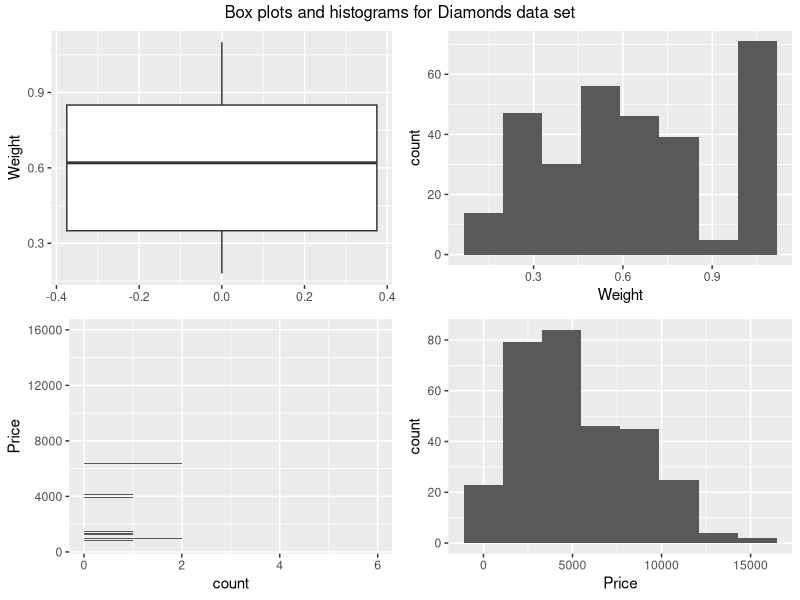
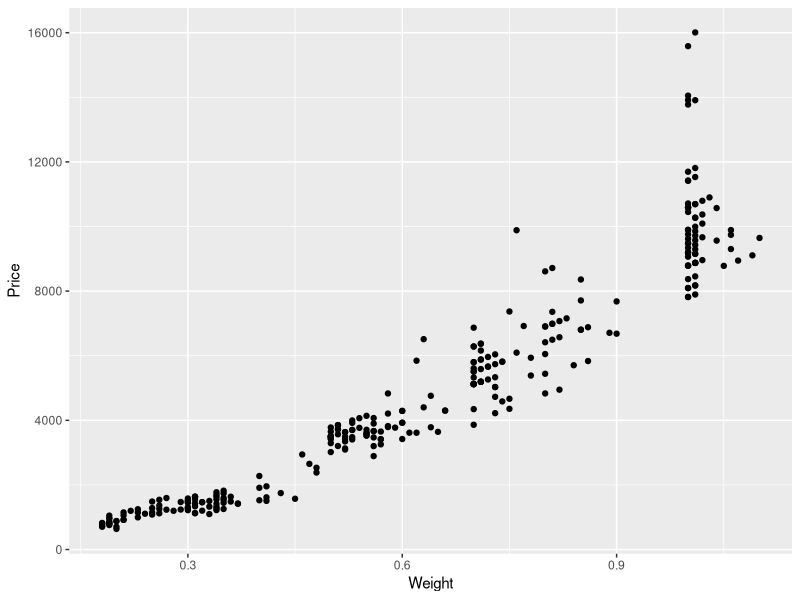
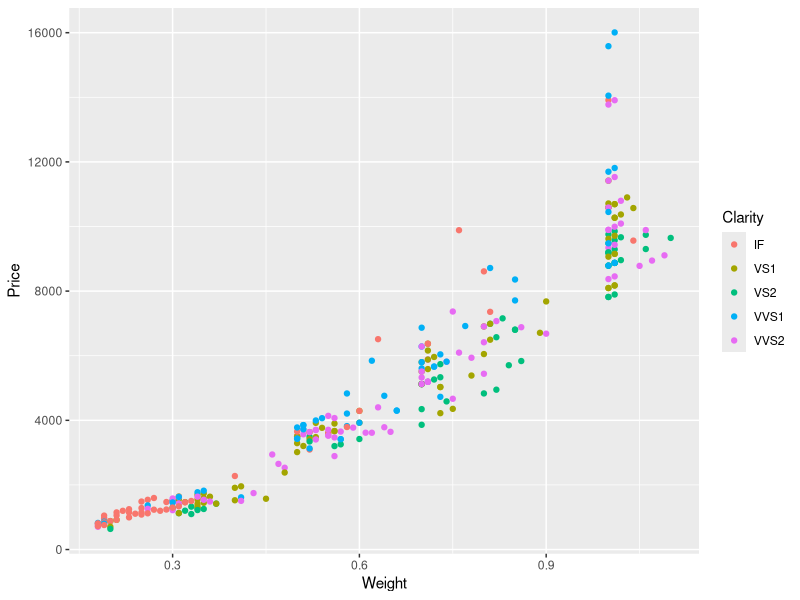
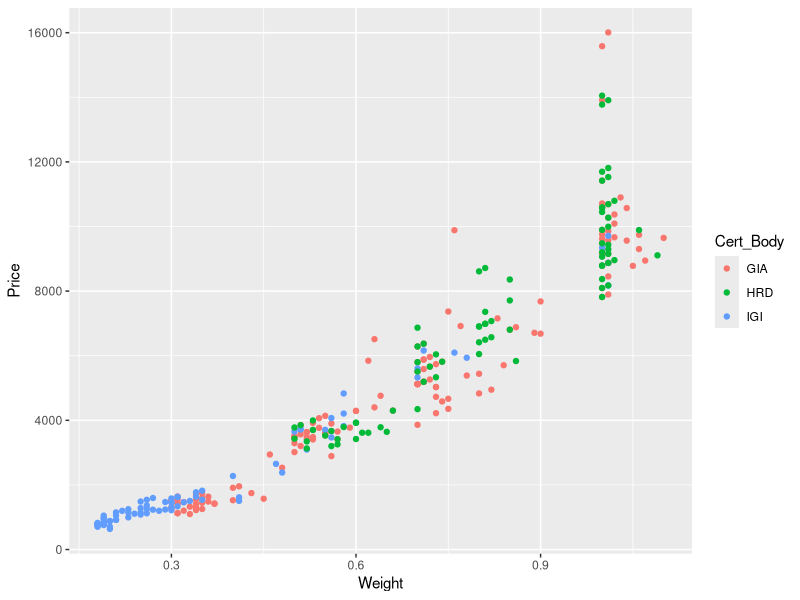
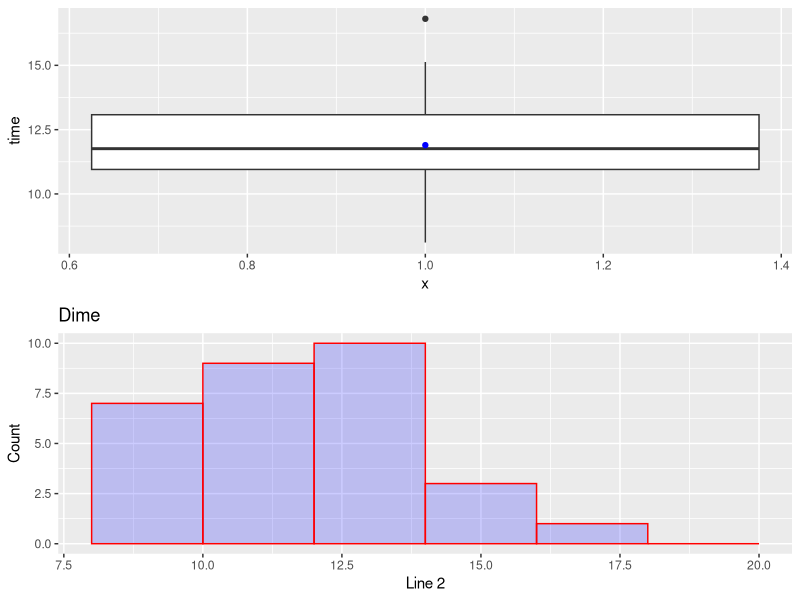
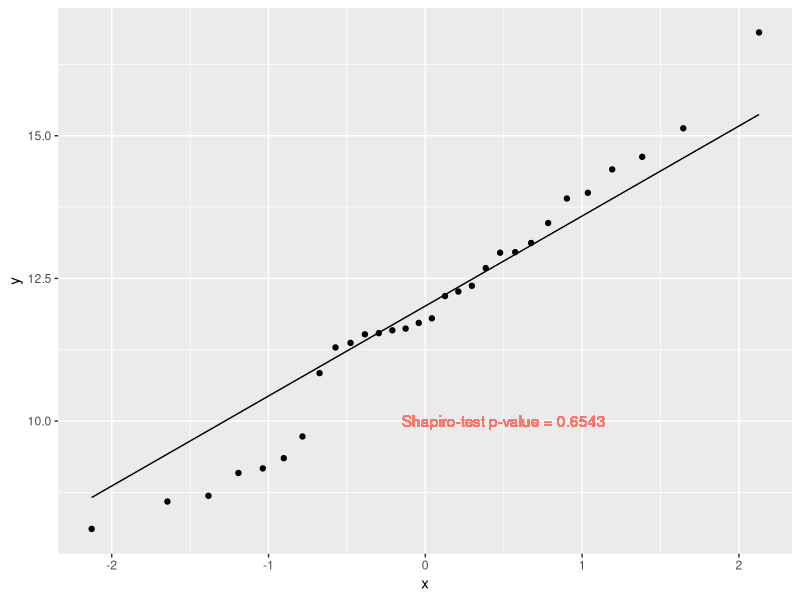

The R script that drew these images, in order:
## ---- chunk 1
library(ggplot2)
library(gridExtra)

setwd("~/Desktop/Personal Computer/MBA/HOA 732/")
## ---- chunk 2
D <- read.csv("Diamonds.csv")
head(D)
## ---- chunk 3
B1 <- ggplot(D, aes(y = Weight)) + 
      geom_boxplot()
H1 <- ggplot(D, aes(y = Weight)) + 
      geom_histogram(bins = 8) + 
      coord_flip()
B2 <- ggplot(D, aes(y = Price)) + 
      geom_bar()
H2 <- ggplot(D, aes(y = Price)) + 
      geom_histogram(bins=8) + 
      coord_flip()
## ---- chunk 4
grid.arrange(B1, H1, B2, H2, ncol = 2, top = "Box plots and histograms for Diamonds data set")
## ---- chunk 5
tapply(D$Weight, D$Clarity, summary)
tapply(D$Weight, D$Cert_Body, summary)
tapply(D$Weight, D$Clarity, summary)
tapply(D$Weight, list(D$Clarity, D$Cert_Body), mean)
tapply(D$Weight, list(D$Clarity, D$Cert_Body), sd)
## ---- chunk 6
ggplot(D, aes(x = Weight, y = Price)) +
  geom_point()
## ---- chunk 7
ggplot(D, aes(x = Weight, y = Price, color = Clarity)) + 
  geom_point()
## ---- chunk 8
ggplot(D, aes(x = Weight, y = Price, color = Cert_Body)) + 
  geom_point()
## ---- chunk 9
D <- read.csv("teller time.csv", header=TRUE)
BX2 <- ggplot(D,aes(x=1,y=time)) + geom_boxplot()+
stat_summary(fun.y = "mean", geom="point",color="blue")
HISD2 <- ggplot(data=D, aes(time)) + geom_histogram(breaks=seq(8, 20, by = 2), 
                 col="red", 
                 fill="blue", 
                 alpha = .2)+
                 labs(title="Dime") +
                  labs(x="Line 2", y="Count") 

grid.arrange(BX2,HISD2,ncol=1, nrow =2)
## ---- chunk 10
summary(D)

#Test h0:mu=10, H1:mu > 10
t.test(D$time,mu=10, alternative = "greater" ) 
## ---- chunk 11
#qq plot with normal line (normality test)
ggplot(D)+stat_qq(aes(sample=time)) + 
  geom_qq_line(aes(sample=time))+
  geom_text(aes(x=0.5, y=10, color="red", label="Shapiro-test p-value = 0.6543"))+
  theme(legend.position="none")
shapiro.test(D$time)
## ---- chunk 12
x <- sum(D$time > 10)
n <- nrow(D)
#test if p > 0.80
prop.test(x, n, .80, alternative = "greater")          # continuity correction DRUE by default
